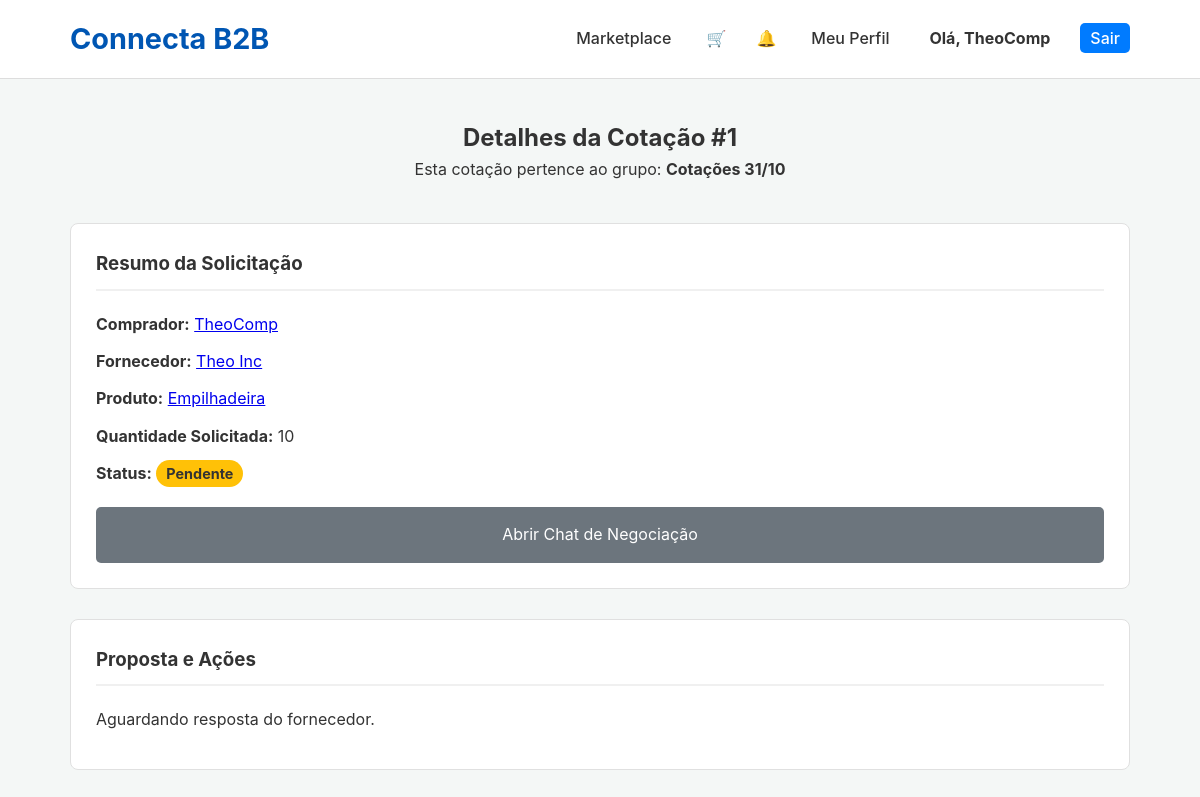
Page /quote/1 (signed in) on the earlier database version.
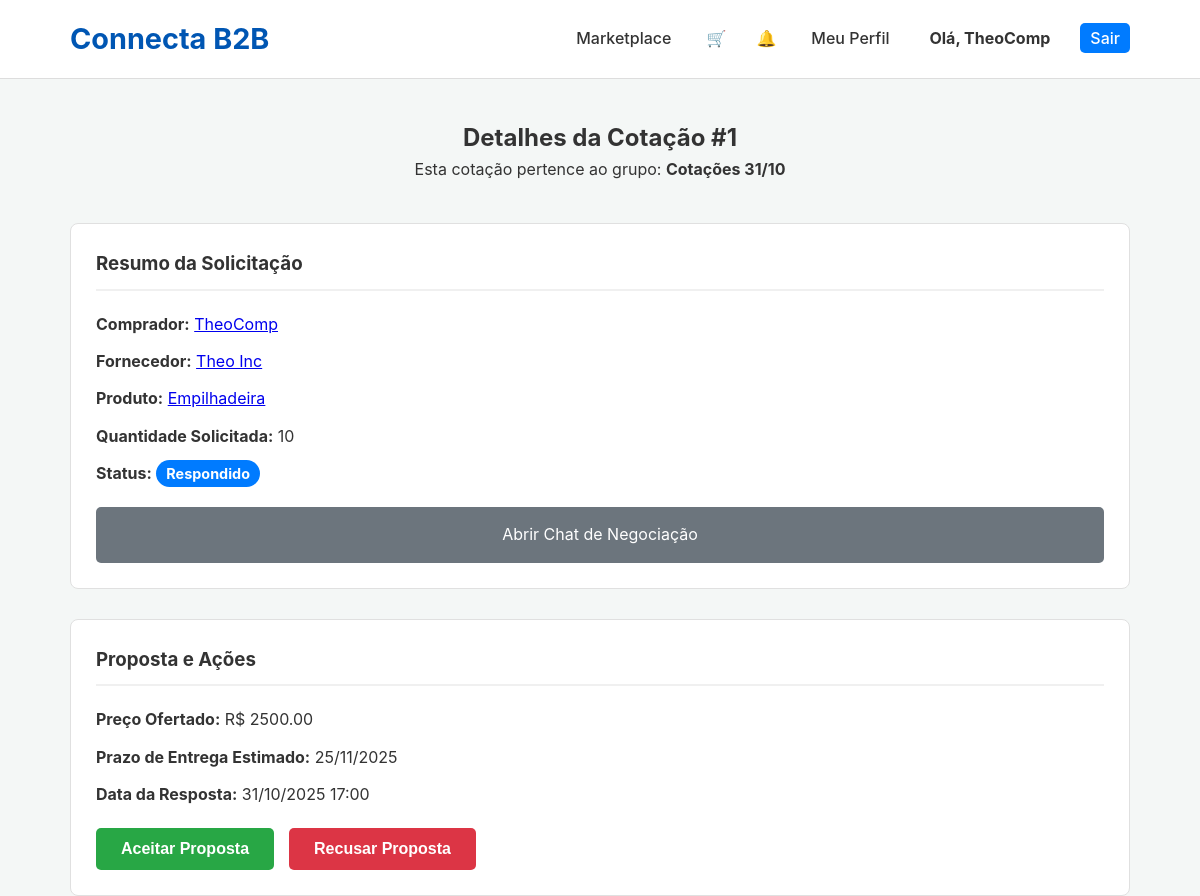
Same page on the later database version.
### app.py (models this page shows)
class QuoteRequest(db.Model):
    id = db.Column(db.Integer, primary_key=True); quantity = db.Column(db.Integer, nullable=False); message = db.Column(db.Text, nullable=True); status = db.Column(db.String(50), nullable=False, default='Pendente'); timestamp = db.Column(db.DateTime, nullable=False, default=datetime.utcnow)
    product_id = db.Column(db.Integer, db.ForeignKey('product.id'), nullable=False); buyer_id = db.Column(db.Integer, db.ForeignKey('company.id'), nullable=False); supplier_id = db.Column(db.Integer, db.ForeignKey('company.id'), nullable=False)
    offered_price = db.Column(db.Float, nullable=True); supplier_message = db.Column(db.Text, nullable=True); response_timestamp = db.Column(db.DateTime, nullable=True)
    attachment_filename = db.Column(db.String(255), nullable=True); delivery_date = db.Column(db.Date, nullable=True)
    group_id = db.Column(db.Integer, db.ForeignKey('quote_group.id'), nullable=True)
    review = db.relationship('Review', backref='quote', uselist=False, cascade="all, delete-orphan")
    chat_messages = db.relationship('ChatMessage', backref='quote', lazy=True, cascade="all, delete-orphan")

### app.py (the view, shortened to what this page needs)
@app.route('/quote/<int:quote_id>', methods=['GET','POST'])
@login_required
def quote_detail(quote_id):
    quote = db.session.get(QuoteRequest, quote_id)
    if session['company_id'] not in [quote.buyer_id, quote.supplier_id]: flash('Não permitido.', 'error'); return redirect(url_for('dashboard'))
    return render_template('quote_detail.html', quote=quote)

### app.py (called while the page is built)
def login_required(f):
    @wraps(f)
    def decorated_function(*args, **kwargs):
        if 'company_id' not in session: flash('Você precisa estar logado.', 'error'); return redirect(url_for('login'))
        return f(*args, **kwargs)
    return decorated_function

@app.context_processor
def inject_notifications():
    if 'company_id' in session:
        unread_count = db.session.query(Notification).filter_by(recipient_id=session['company_id'], read=False).count()
        cart_item_count = len(session.get('cart', {})) if session.get('user_type') == 'buyer' else 0
        return dict(unread_notifications=unread_count, cart_item_count=cart_item_count)
    return dict(unread_notifications=0, cart_item_count=0)

### templates/quote_detail.html (shortened to what the changed rows need)
<!DOCTYPE html>
<html lang="pt-br">
<head>
    <link rel="stylesheet" href="{{ url_for('static', filename='css/style.css') }}">
    <link rel="stylesheet" href="{{ url_for('static', filename='css/form.css') }}">
</head>
<body>
    <header class="main-header">
        <div class="container">
            <a href="{{ url_for('home') }}" style="text-decoration: none;"><h1 class="logo">Connecta B2B</h1></a>
        </div>
    </header>
    <main class="container">
        <h2 style="text-align: center; margin-top: 40px;">Detalhes da Cotação #{{ quote.id }}</h2>
        {% if quote.group %}
        <p style="text-align: center;">Esta cotação pertence ao grupo: <strong>{{ quote.group.name }}</strong></p>
        {% endif %}
        <div class="quote-detail-grid">
            <div class="detail-card">
                <h3>Resumo da Solicitação</h3>
                <p><strong></strong> <a href="{{ url_for('company_profile', company_id=quote.buyer_id) }}"></a></p>
                <p><strong></strong> <a href="{{ url_for('company_profile', company_id=quote.supplier_id) }}"></a></p>
                <p><strong>Produto:</strong> <a href="{{ url_for('product_detail', product_id=quote.product_id) }}">{{ quote.product.name }}</a></p>
                <p><strong>Quantidade Solicitada:</strong> {{ quote.quantity }}</p>
                <p><strong>Status:</strong> <span class="status-badge status-{{ quote.status }}">{{ quote.status }}</span></p>
                <a href="{{ url_for('chat', quote_id=quote.id) }}" class="chat-button">Abrir Chat de Negociação</a>
            </div>
            <div class="detail-card">
                <h3>Proposta e Ações</h3>
                {% if quote.status == 'Pendente' and session.user_type == 'supplier' %}
                    <p>A negociação deve ser feita via chat. Use o formulário abaixo para a proposta final.</p>
                    <form action="{{ url_for('quote_detail', quote_id=quote.id) }}" method="POST"><div class="form-group"><label for="offered_price">Preço Total Ofertado (R$)</label><input type="number" step="0.01" id="offered_price" name="offered_price" required></div><div class="form-group"><label for="delivery_date">Prazo de Entrega Estimado</label><input type="date" id="delivery_date" name="delivery_date"></div><button type="submit" class="submit-button">Enviar Proposta Final</button></form>
                {% elif quote.status != 'Pendente' %}
                    <p><strong>Preço Ofertado:</strong> R$ {{ "%.2f"|format(quote.offered_price) if quote.offered_price else 'N/A' }}</p>
                    {% if quote.delivery_date %}<p><strong>Prazo de Entrega Estimado:</strong> {{ quote.delivery_date.strftime('%d/%m/%Y') }}</p>{% endif %}
                    <p><strong>Data da Resposta:</strong> {{ quote.response_timestamp.strftime('%d/%m/%Y %H:%M') if quote.response_timestamp else 'N/A' }}</p>
                {% else %}<p>Aguardando resposta do fornecedor.</p>{% endif %}
                {% if session.user_type == 'buyer' and session.company_id == quote.buyer_id %}
                    {% if quote.status == 'Respondido' %}
                        <div class="action-buttons"><form action="{{ url_for('accept_quote', quote_id=quote.id) }}" method="POST"><button type="submit" class="btn btn-accept">Aceitar Proposta</button></form><form action="{{ url_for('decline_quote', quote_id=quote.id) }}" method="POST"><button type="submit" class="btn btn-decline">Recusar Proposta</button></form></div>
                    {% endif %}
                {% endif %}
            </div>
        </div>
    </main>
</body>
</html>

Differences in the rows shown:
changed QuoteRequest id 1: status "Pendente" → "Respondido"; offered_price (not shown) → "2500.00"; delivery_date (not shown) → "25/11/2025"; response_timestamp (not shown) → "31/10/2025 17:00"
Other differences:
text no longer shown: "Aguardando resposta do fornecedor."
text now shown: "Preço Ofertado: R$ Prazo de Entrega Estimado: Data da Resposta: Aceitar Proposta Recusar Proposta"
